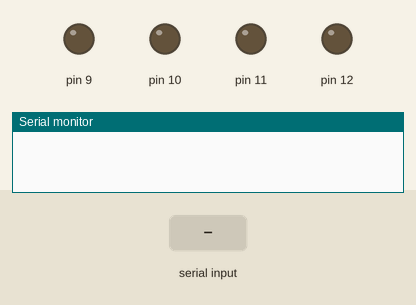
This sketch was run on a simulated Arduino Uno, built for the host (arithmetic inside an expression is 32-bit, double 64-bit). Parts: output pins drawn as LEDs (lit = HIGH), the last lines printed to the serial monitor. The test bench sets the inputs (shaded band).

Above: at 1.2 s.
1.3 s: "F" received over Serial
At 2.0 s:
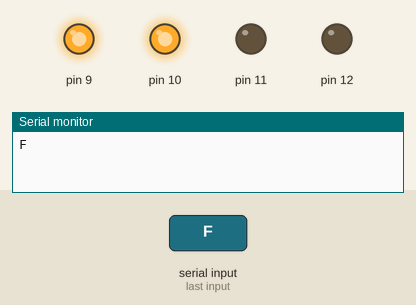
2.8 s: "B" received over Serial
At 3.6 s:
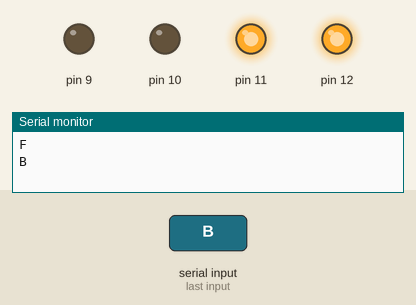
4.3 s: "R" received over Serial
At 5.2 s:
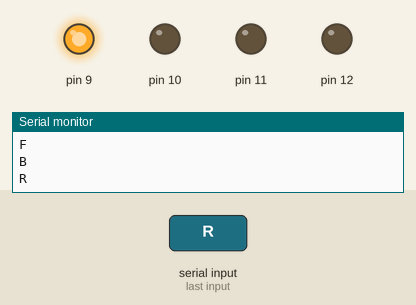
5.8 s: "L" received over Serial
At 6.8 s:
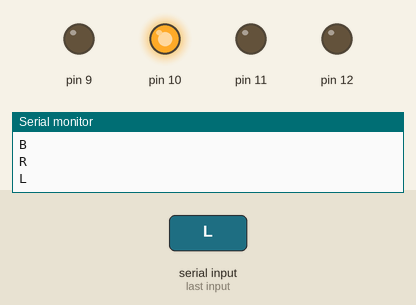
Timing chart, 0 to 8.3 s (numbered marks = the images above; inputs shaded):
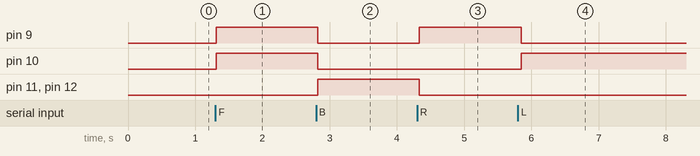

Measured:
- after the input at 1.3 s, pin 9, pin 10: LOW → HIGH at once
- after the input at 2.8 s, pin 9, pin 10: HIGH → LOW at once; pin 11, pin 12: LOW → HIGH at once
- after the input at 4.3 s, pin 9: LOW → HIGH at once; pin 11, pin 12: HIGH → LOW at once
- after the input at 5.8 s, pin 9: HIGH → LOW after 0.05 s; pin 10: LOW → HIGH after 0.05 s

The sketch:

bot.ino
```cpp
String readdata;

void setup(){
  Serial.begin(91200);
  pinMode(9,OUTPUT);
  pinMode(10,OUTPUT);
  pinMode(11,OUTPUT);
  pinMode(12,OUTPUT);
}

void loop(){
while (Serial.available()){
  delay(10);
  char c=Serial.read();
  readdata=c;


  Serial.println(readdata);}

 if(readdata=='F')
 {
  digitalWrite(9,HIGH);
  digitalWrite(10,HIGH);
  digitalWrite(11,LOW);
  digitalWrite(12,LOW);
 delay(100);
 }
else if (readdata=='B')
{
  digitalWrite(9,LOW);
  digitalWrite(10,LOW);
  digitalWrite(11,HIGH);
  digitalWrite(12,HIGH);
  delay(100);
}
else if(readdata=='R')
{
  digitalWrite(9,HIGH);
  digitalWrite(10,LOW);
  digitalWrite(11,LOW);
  digitalWrite(12,LOW);
  delay(100);
}
else if (readdata=='L')
{
  digitalWrite(9,LOW);
  digitalWrite(10,HIGH);
  digitalWrite(11,LOW);
  digitalWrite(12,LOW);
  delay(100);
}
else if(readdata=='S')
{
  digitalWrite(9,LOW);
  digitalWrite(10,LOW);
  digitalWrite(11,LOW);
  digitalWrite(12,LOW);
  delay(100);
}

}
```
